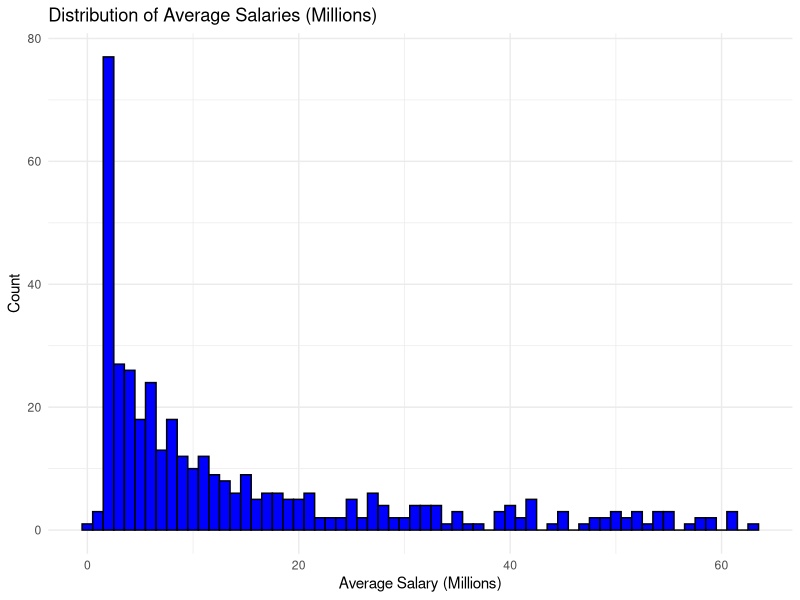
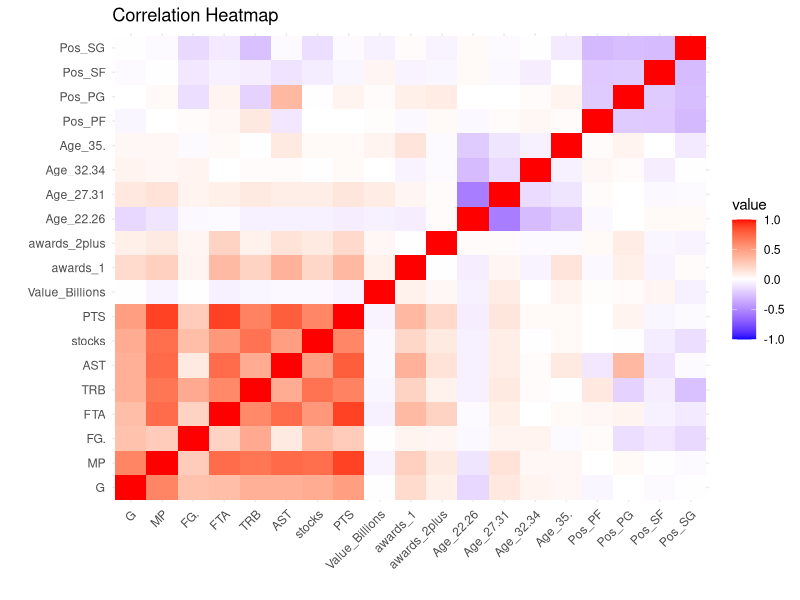

Reproduce these figures in R, in order.
## ---- chunk 1
knitr::opts_chunk$set(echo = TRUE)
## ---- chunk 2
# packages
library(ggplot2)
library(dplyr)
library(car)
library(reshape2)
## ---- chunk 3
df <- read.csv("cleaned_data.csv")
head(df)
## ---- chunk 4
df <- df %>%
  select(-Awards, -GS, -FGA, -n_awards_won, -awards_0, -Age)
write.csv(df, "cleaned_data_updated.csv", row.names = FALSE)
## ---- chunk 5
head(df)
## ---- chunk 6
ggplot(df, aes(x = avg_salary_millions)) + geom_histogram(binwidth = 1, fill = "blue", color = "black") + labs(title = "Distribution of Average Salaries (Millions)", x = "Average Salary (Millions)", y = "Count") + theme_minimal()
## ---- chunk 7
numeric_cols <- df %>%
  select(-avg_salary_millions)

numeric_cols <- numeric_cols %>% select(where(is.numeric))

cor_matrix <- round(cor(numeric_cols, use = "complete.obs"), 2)

cor_matrix
## ---- chunk 8
cor_melt <- melt(cor_matrix)
ggplot(cor_melt, aes(Var1, Var2, fill = value)) +
  geom_tile() +
  scale_fill_gradient2(low = "blue", high = "red", mid = "white",
                       midpoint = 0, limit = c(-1,1), space = "Lab") +
  theme_minimal() +
  labs(title = "Correlation Heatmap", x = "", y = "") +
  theme(axis.text.x = element_text(angle = 45, hjust = 1))
